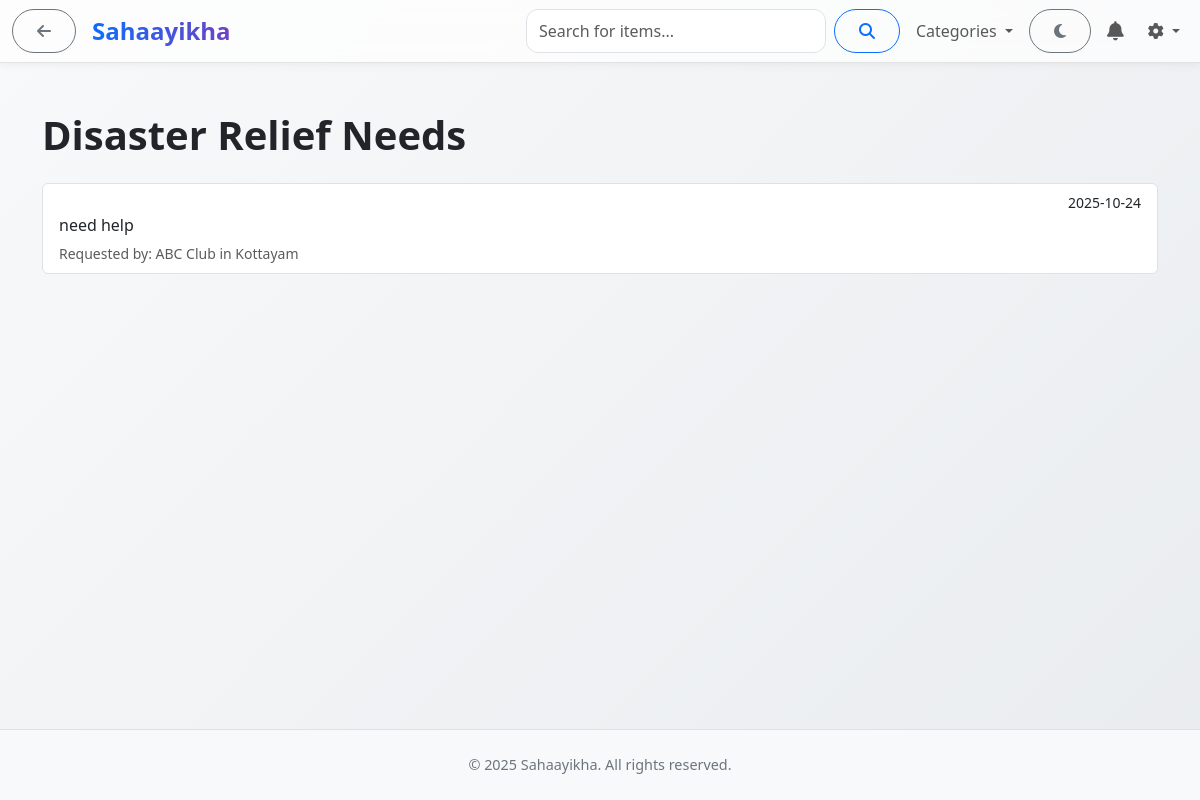
The app's page /disaster-relief (signed in), older data.
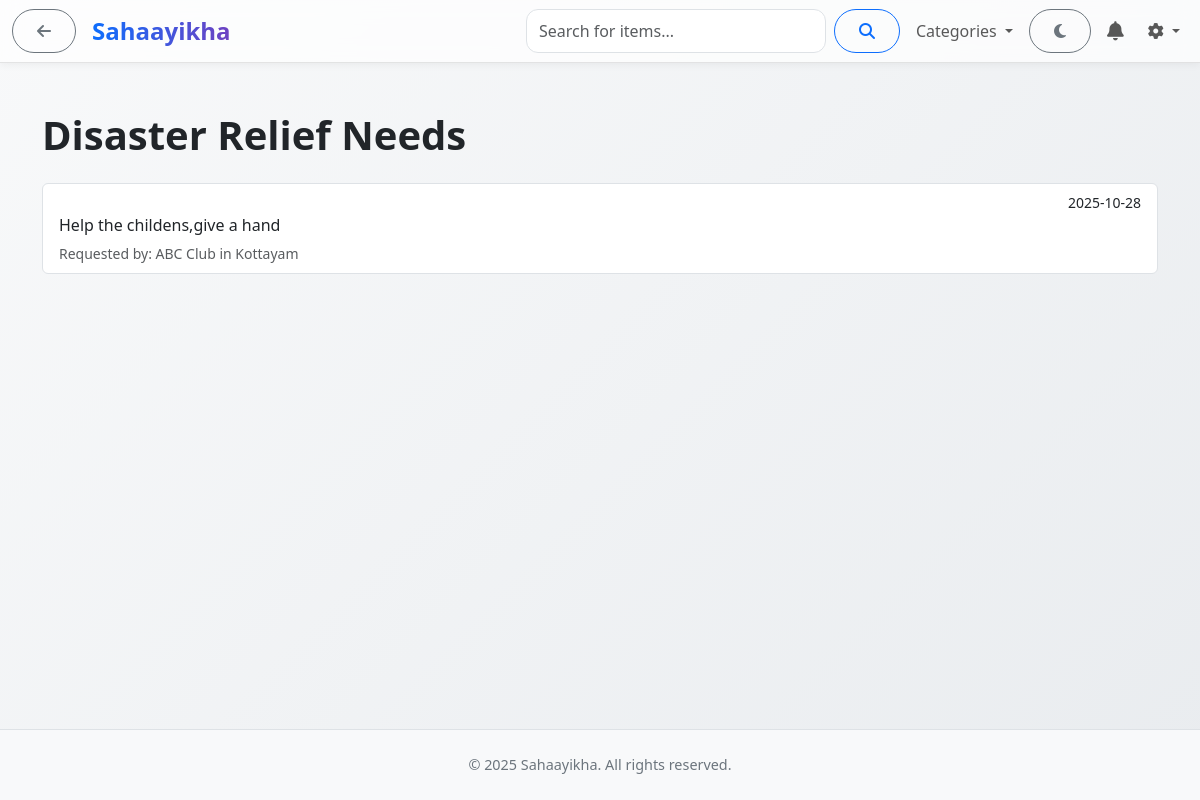
The same page, newer data.
### app/models.py (models this page shows, shortened)
class DisasterNeed(db.Model):
    __tablename__ = "disaster_needs"
    need_id = db.Column(db.Integer, primary_key=True)
    org_id = db.Column(db.Integer, db.ForeignKey("organizations.org_id"), nullable=False, index=True)
    title = db.Column(db.String(255), nullable=True)
    categories = db.Column(db.Text, nullable=True)
    description = db.Column(db.Text, nullable=False)
    location = db.Column(db.String(255), index=True)
    posted_at = db.Column(db.DateTime, default=datetime.utcnow, index=True)
    status = db.Column(db.String(50), default="Active", index=True)
    donation_offers = db.relationship("DonationOffer", backref="need", lazy="dynamic")
    chat_sessions = db.relationship("ChatSession", back_populates="disaster_need", foreign_keys="ChatSession.disaster_need_id")

class Organization(UserMixin, db.Model):
    __tablename__ = "organizations"
    org_id = db.Column(db.Integer, primary_key=True)
    name = db.Column(db.String(255), nullable=False)
    email = db.Column(db.String(255), unique=True, nullable=False)
    password = db.Column(db.String(255), nullable=False)
    phone = db.Column(db.String(100))
    location = db.Column(db.String(255))
    profile_picture = db.Column(db.String(255), nullable=True)
    status = db.Column(db.String(50), default="Pending")
    registered_at = db.Column(db.DateTime, default=datetime.utcnow)
    description = db.Column(db.Text, nullable=True)
    otp = db.Column(db.String(6), nullable=True)
    otp_expiry = db.Column(db.DateTime, nullable=True)
    is_verified = db.Column(db.Boolean, default=False)
    disaster_needs = db.relationship("DisasterNeed", backref="organization", lazy="dynamic")
    donation_offers = db.relationship('DonationOffer', backref='organization', lazy='dynamic') # Offers received
    chat_sessions = db.relationship("ChatSession", foreign_keys="ChatSession.participant_org_id", lazy="dynamic", back_populates="participant_org")
    bookmarks = db.relationship("Bookmark", foreign_keys="Bookmark.org_id", lazy="dynamic", cascade="all, delete-orphan")

### app/routes.py (the view)
@main.route("/disaster-relief")
@login_required
@role_required("user") # Only users view the feed this way
def disaster_relief_feed():
    needs = DisasterNeed.query.filter_by(status='Active').order_by(DisasterNeed.posted_at.desc()).all()
    return render_template("features/disaster_relief_feed.html", needs=needs)

### app/models.py (called while the page is built)
    @reconstructor
    def init_on_load(self):
        self._other_user_instance = None # Cache for get_other_user

### app/routes.py (called while the page is built)
@login_manager.user_loader
def load_user(user_id):
    try:
        prefix, id_str = user_id.split(":")
        id_val = int(id_str)
    except Exception:
        return None
    if prefix == "user":
        return User.query.get(id_val)
    if prefix == "admin":
        return Admin.query.get(id_val)
    if prefix == "org":
        return Organization.query.get(id_val)
    return None

@main.after_request
def add_header(response):
    response.headers['Cache-Control'] = 'no-store, no-cache, must-revalidate, post-check=0, pre-check=0, max-age=0'
    response.headers['Pragma'] = 'no-cache'
    response.headers['Expires'] = '-1'
    return response

### app/templates/features/disaster_relief_feed.html (shortened to what this page needs)
{% extends "base.html" %}
{% block content %}
<div class="container py-5">
    <h1 class="fw-bold mb-4">Disaster Relief Needs</h1>
    <div class="list-group">
        {% for need in needs %}
            <a href="{{ url_for('main.make_donation_offer', need_id=need.need_id) }}" class="list-group-item list-group-item-action flex-column align-items-start">
                <div class="d-flex w-100 justify-content-between">
                    <small>{{ need.posted_at.strftime('%Y-%m-%d') }}</small>
                </div>
                <p class="mb-1">{{ need.description }}</p>
                <small class="text-muted">Requested by: {{ need.organization.name }} in {{ need.location }}</small>
            </a>
        {% else %}
            <p class="text-center text-muted">There are no active disaster needs at the moment.</p>
        {% endfor %}
    </div>
</div>
{% endblock %}

Row changes from the older to the newer data that the page shows:
no longer on this page (row edited): DisasterNeed: posted_at "2025-10-24", description "need help", organization.name "ABC Club", location "Kottayam"
added DisasterNeed: posted_at "2025-10-28", description "Help the childens,give a hand", organization.name "ABC Club", location "Kottayam"
